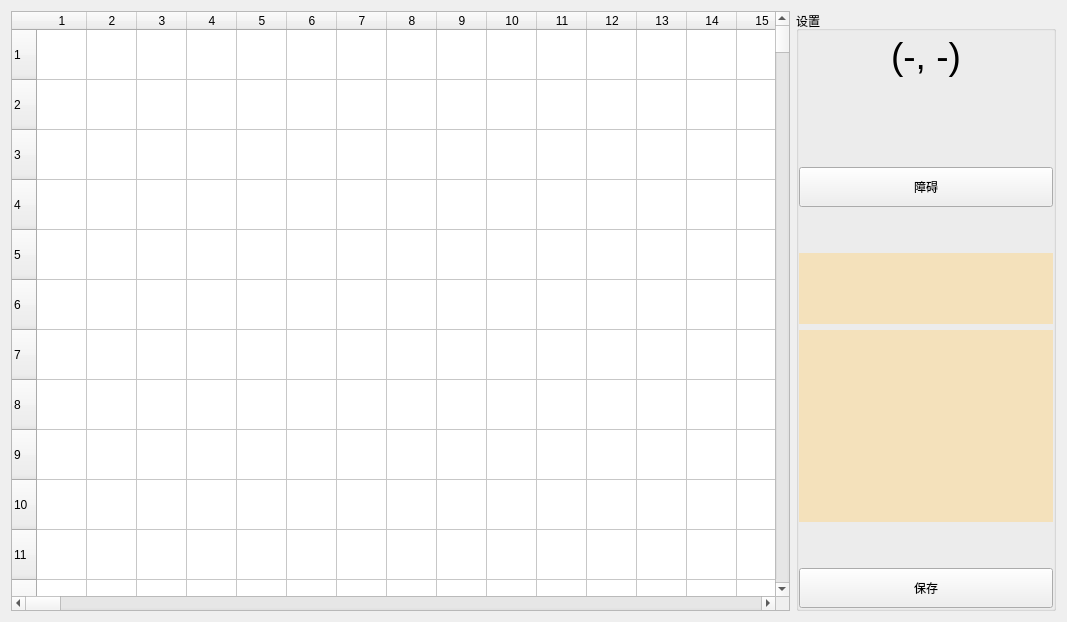
<?xml version="1.0" encoding="UTF-8"?>
<ui version="4.0">
 <class>MapEditor</class>
 <widget class="QWidget" name="MapEditor">
  <property name="geometry">
   <rect>
    <x>0</x>
    <y>0</y>
    <width>1067</width>
    <height>622</height>
   </rect>
  </property>
  <property name="windowTitle">
   <string>MapEditor</string>
  </property>
  <layout class="QHBoxLayout" name="horizontalLayout" stretch="3,1">
   <item>
    <widget class="QTableWidget" name="mapTable">
     <property name="rowCount">
      <number>300</number>
     </property>
     <property name="columnCount">
      <number>300</number>
     </property>
     <attribute name="horizontalHeaderMinimumSectionSize">
      <number>50</number>
     </attribute>
     <attribute name="horizontalHeaderDefaultSectionSize">
      <number>50</number>
     </attribute>
     <attribute name="verticalHeaderMinimumSectionSize">
      <number>50</number>
     </attribute>
     <attribute name="verticalHeaderDefaultSectionSize">
      <number>50</number>
     </attribute>
     <row/>
     <row/>
     <row/>
     <row/>
     <row/>
     <row/>
     <row/>
     <row/>
     <row/>
     <row/>
     <row/>
     <row/>
     <row/>
     <row/>
     <row/>
     <row/>
     <row/>
     <row/>
     <row/>
     <row/>
     <row/>
     <row/>
     <row/>
     <row/>
     <row/>
     <row/>
     <row/>
     <row/>
     <row/>
     <row/>
     <row/>
     <row/>
     <row/>
     <row/>
     <row/>
     <row/>
     <row/>
     <row/>
     <row/>
     <row/>
     <row/>
     <row/>
     <row/>
     <row/>
     <row/>
     <row/>
     <row/>
     <row/>
     <row/>
     <row/>
     <row/>
     <row/>
     <row/>
     <row/>
     <row/>
     <row/>
     <row/>
     <row/>
     <row/>
     <row/>
     <row/>
     <row/>
     <row/>
     <row/>
     <row/>
     <row/>
     <row/>
     <row/>
     <row/>
     <row/>
     <row/>
     <row/>
     <row/>
     <row/>
     <row/>
     <row/>
     <row/>
     <row/>
     <row/>
     <row/>
     <row/>
     <row/>
     <row/>
     <row/>
     <row/>
     <row/>
     <row/>
     <row/>
     <row/>
     <row/>
     <row/>
     <row/>
     <row/>
     <row/>
     <row/>
     <row/>
     <row/>
     <row/>
     <row/>
     <row/>
     <row/>
     <row/>
     <row/>
     <row/>
     <row/>
     <row/>
     <row/>
     <row/>
     <row/>
     <row/>
     <row/>
     <row/>
     <row/>
     <row/>
     <row/>
     <row/>
     <row/>
     <row/>
     <row/>
     <row/>
     <row/>
     <row/>
     <row/>
     <row/>
     <row/>
     <row/>
     <row/>
     <row/>
     <row/>
     <row/>
     <row/>
     <row/>
     <row/>
     <row/>
     <row/>
     <row/>
     <row/>
     <row/>
     <row/>
     <row/>
     <row/>
     <row/>
     <row/>
     <row/>
     <row/>
     <row/>
     <row/>
     <row/>
     <row/>
     <row/>
     <row/>
     <row/>
     <row/>
     <row/>
     <row/>
     <row/>
     <row/>
     <row/>
     <row/>
     <row/>
     <row/>
     <row/>
     <row/>
     <row/>
     <row/>
     <row/>
     <row/>
     <row/>
     <row/>
     <row/>
     <row/>
     <row/>
     <row/>
     <row/>
     <row/>
     <row/>
     <row/>
     <row/>
     <row/>
     <row/>
     <row/>
     <row/>
     <row/>
     <row/>
     <row/>
     <row/>
     <row/>
     <row/>
     <row/>
     <row/>
     <row/>
     <row/>
     <row/>
     <row/>
     <row/>
     <row/>
     <row/>
     <row/>
     <row/>
     <row/>
     <row/>
     <row/>
     <row/>
     <row/>
     <row/>
     <row/>
     <row/>
     <row/>
     <row/>
     <row/>
     <row/>
     <row/>
     <row/>
     <row/>
     <row/>
     <row/>
     <row/>
     <row/>
     <row/>
     <row/>
     <row/>
     <row/>
     <row/>
     <row/>
     <row/>
     <row/>
     <row/>
     <row/>
     <row/>
     <row/>
     <row/>
     <row/>
     <row/>
     <row/>
     <row/>
     <row/>
     <row/>
     <row/>
     <row/>
     <row/>
     <row/>
     <row/>
     <row/>
     <row/>
     <row/>
     <row/>
     <row/>
     <row/>
     <row/>
     <row/>
     <row/>
     <row/>
     <row/>
     <row/>
     <row/>
     <row/>
     <row/>
     <row/>
     <row/>
     <row/>
     <row/>
     <row/>
     <row/>
     <row/>
     <row/>
     <row/>
     <row/>
     <row/>
     <row/>
     <row/>
     <row/>
     <row/>
     <row/>
     <row/>
     <row/>
     <row/>
     <row/>
     <row/>
     <row/>
     <row/>
     <row/>
     <row/>
     <row/>
     <row/>
     <row/>
     <row/>
     <row/>
     <row/>
     <row/>
     <row/>
     <row/>
     <row/>
     <row/>
     <row/>
     <row/>
     <row/>
     <row/>
     <row/>
     <row/>
     <row/>
     <column/>
     <column/>
     <column/>
     <column/>
     <column/>
     <column/>
     <column/>
     <column/>
     <column/>
     <column/>
     <column/>
     <column/>
     <column/>
     <column/>
     <column/>
     <column/>
     <column/>
     <column/>
     <column/>
     <column/>
     <column/>
     <column/>
     <column/>
     <column/>
     <column/>
     <column/>
     <column/>
     <column/>
     <column/>
     <column/>
     <column/>
     <column/>
     <column/>
     <column/>
     <column/>
     <column/>
     <column/>
     <column/>
     <column/>
     <column/>
     <column/>
     <column/>
     <column/>
     <column/>
     <column/>
     <column/>
     <column/>
     <column/>
     <column/>
     <column/>
     <column/>
     <column/>
     <column/>
     <column/>
     <column/>
     <column/>
     <column/>
     <column/>
     <column/>
     <column/>
     <column/>
     <column/>
     <column/>
     <column/>
     <column/>
     <column/>
     <column/>
     <column/>
     <column/>
     <column/>
     <column/>
     <column/>
     <column/>
     <column/>
     <column/>
     <column/>
     <column/>
     <column/>
     <column/>
     <column/>
     <column/>
     <column/>
     <column/>
     <column/>
     <column/>
     <column/>
     <column/>
     <column/>
     <column/>
     <column/>
     <column/>
     <column/>
     <column/>
     <column/>
     <column/>
     <column/>
     <column/>
     <column/>
     <column/>
     <column/>
     <column/>
     <column/>
     <column/>
     <column/>
     <column/>
     <column/>
     <column/>
     <column/>
     <column/>
     <column/>
     <column/>
     <column/>
     <column/>
     <column/>
     <column/>
     <column/>
     <column/>
     <column/>
     <column/>
     <column/>
     <column/>
     <column/>
     <column/>
     <column/>
     <column/>
     <column/>
     <column/>
     <column/>
     <column/>
     <column/>
     <column/>
     <column/>
     <column/>
     <column/>
     <column/>
     <column/>
     <column/>
     <column/>
     <column/>
     <column/>
     <column/>
     <column/>
     <column/>
     <column/>
     <column/>
     <column/>
     <column/>
     <column/>
     <column/>
     <column/>
     <column/>
     <column/>
     <column/>
     <column/>
     <column/>
     <column/>
     <column/>
     <column/>
     <column/>
     <column/>
     <column/>
     <column/>
     <column/>
     <column/>
     <column/>
     <column/>
     <column/>
     <column/>
     <column/>
     <column/>
     <column/>
     <column/>
     <column/>
     <column/>
     <column/>
     <column/>
     <column/>
     <column/>
     <column/>
     <column/>
     <column/>
     <column/>
     <column/>
     <column/>
     <column/>
     <column/>
     <column/>
     <column/>
     <column/>
     <column/>
     <column/>
     <column/>
     <column/>
     <column/>
     <column/>
     <column/>
     <column/>
     <column/>
     <column/>
     <column/>
     <column/>
     <column/>
     <column/>
     <column/>
     <column/>
     <column/>
     <column/>
     <column/>
     <column/>
     <column/>
     <column/>
     <column/>
     <column/>
     <column/>
     <column/>
     <column/>
     <column/>
     <column/>
     <column/>
     <column/>
     <column/>
     <column/>
     <column/>
     <column/>
     <column/>
     <column/>
     <column/>
     <column/>
     <column/>
     <column/>
     <column/>
     <column/>
     <column/>
     <column/>
     <column/>
     <column/>
     <column/>
     <column/>
     <column/>
     <column/>
     <column/>
     <column/>
     <column/>
     <column/>
     <column/>
     <column/>
     <column/>
     <column/>
     <column/>
     <column/>
     <column/>
     <column/>
     <column/>
     <column/>
     <column/>
     <column/>
     <column/>
     <column/>
     <column/>
     <column/>
     <column/>
     <column/>
     <column/>
     <column/>
     <column/>
     <column/>
     <column/>
     <column/>
     <column/>
     <column/>
     <column/>
     <column/>
     <column/>
     <column/>
     <column/>
     <column/>
     <column/>
     <column/>
     <column/>
     <column/>
     <column/>
     <column/>
     <column/>
     <column/>
     <column/>
     <column/>
     <column/>
     <column/>
     <column/>
     <column/>
     <column/>
     <column/>
     <column/>
     <column/>
     <column/>
     <column/>
     <column/>
     <column/>
     <column/>
     <column/>
    </widget>
   </item>
   <item>
    <widget class="QGroupBox" name="groupBox">
     <property name="title">
      <string>设置</string>
     </property>
     <layout class="QVBoxLayout" name="verticalLayout_2" stretch="1,5">
      <property name="spacing">
       <number>0</number>
      </property>
      <property name="leftMargin">
       <number>0</number>
      </property>
      <property name="topMargin">
       <number>0</number>
      </property>
      <property name="rightMargin">
       <number>0</number>
      </property>
      <property name="bottomMargin">
       <number>0</number>
      </property>
      <item>
       <widget class="QTextBrowser" name="selectGridText">
        <property name="maximumSize">
         <size>
          <width>16777215</width>
          <height>100</height>
         </size>
        </property>
        <property name="styleSheet">
         <string notr="true">background-color: rgba(255, 255, 255, 0);
font: 75 36pt &quot;Times New Roman&quot;;</string>
        </property>
        <property name="frameShape">
         <enum>QFrame::NoFrame</enum>
        </property>
        <property name="verticalScrollBarPolicy">
         <enum>Qt::ScrollBarAlwaysOff</enum>
        </property>
        <property name="horizontalScrollBarPolicy">
         <enum>Qt::ScrollBarAlwaysOff</enum>
        </property>
        <property name="sizeAdjustPolicy">
         <enum>QAbstractScrollArea::AdjustToContents</enum>
        </property>
        <property name="html">
         <string>&lt;!DOCTYPE HTML PUBLIC &quot;-//W3C//DTD HTML 4.0//EN&quot; &quot;http://www.w3.org/TR/REC-html40/strict.dtd&quot;&gt;
&lt;html&gt;&lt;head&gt;&lt;meta name=&quot;qrichtext&quot; content=&quot;1&quot; /&gt;&lt;style type=&quot;text/css&quot;&gt;
p, li { white-space: pre-wrap; }
&lt;/style&gt;&lt;/head&gt;&lt;body style=&quot; font-family:'Times New Roman'; font-size:36pt; font-weight:72; font-style:normal;&quot;&gt;
&lt;p align=&quot;center&quot; style=&quot; margin-top:0px; margin-bottom:0px; margin-left:0px; margin-right:0px; -qt-block-indent:0; text-indent:0px;&quot;&gt;&lt;span style=&quot; font-size:28pt;&quot;&gt;(-, -)&lt;/span&gt;&lt;/p&gt;&lt;/body&gt;&lt;/html&gt;</string>
        </property>
       </widget>
      </item>
      <item>
       <layout class="QVBoxLayout" name="editLayout" stretch="0,0,0,1,0,0,0">
        <property name="spacing">
         <number>6</number>
        </property>
        <item>
         <spacer name="verticalSpacer_2">
          <property name="orientation">
           <enum>Qt::Vertical</enum>
          </property>
          <property name="sizeHint" stdset="0">
           <size>
            <width>20</width>
            <height>40</height>
           </size>
          </property>
         </spacer>
        </item>
        <item>
         <widget class="QPushButton" name="blockButton">
          <property name="minimumSize">
           <size>
            <width>100</width>
            <height>40</height>
           </size>
          </property>
          <property name="maximumSize">
           <size>
            <width>10000</width>
            <height>16777215</height>
           </size>
          </property>
          <property name="styleSheet">
           <string notr="true"/>
          </property>
          <property name="text">
           <string>障碍</string>
          </property>
         </widget>
        </item>
        <item>
         <spacer name="verticalSpacer">
          <property name="orientation">
           <enum>Qt::Vertical</enum>
          </property>
          <property name="sizeHint" stdset="0">
           <size>
            <width>20</width>
            <height>40</height>
           </size>
          </property>
         </spacer>
        </item>
        <item>
         <widget class="QPlainTextEdit" name="mapNameTextEdit">
          <property name="styleSheet">
           <string notr="true">background-color: rgba(246, 222, 173, 200);</string>
          </property>
          <property name="frameShape">
           <enum>QFrame::NoFrame</enum>
          </property>
          <property name="frameShadow">
           <enum>QFrame::Plain</enum>
          </property>
          <property name="verticalScrollBarPolicy">
           <enum>Qt::ScrollBarAsNeeded</enum>
          </property>
          <property name="horizontalScrollBarPolicy">
           <enum>Qt::ScrollBarAlwaysOff</enum>
          </property>
         </widget>
        </item>
        <item>
         <widget class="QPlainTextEdit" name="mapRemarksTextEdit">
          <property name="styleSheet">
           <string notr="true">background-color: rgba(246, 222, 173, 200);</string>
          </property>
          <property name="frameShape">
           <enum>QFrame::NoFrame</enum>
          </property>
          <property name="frameShadow">
           <enum>QFrame::Plain</enum>
          </property>
         </widget>
        </item>
        <item>
         <spacer name="verticalSpacer_3">
          <property name="orientation">
           <enum>Qt::Vertical</enum>
          </property>
          <property name="sizeHint" stdset="0">
           <size>
            <width>20</width>
            <height>40</height>
           </size>
          </property>
         </spacer>
        </item>
        <item>
         <widget class="QPushButton" name="saveButton">
          <property name="minimumSize">
           <size>
            <width>100</width>
            <height>40</height>
           </size>
          </property>
          <property name="styleSheet">
           <string notr="true"/>
          </property>
          <property name="text">
           <string>保存</string>
          </property>
         </widget>
        </item>
       </layout>
      </item>
     </layout>
    </widget>
   </item>
  </layout>
 </widget>
 <layoutdefault spacing="6" margin="11"/>
 <resources/>
 <connections/>
</ui>
